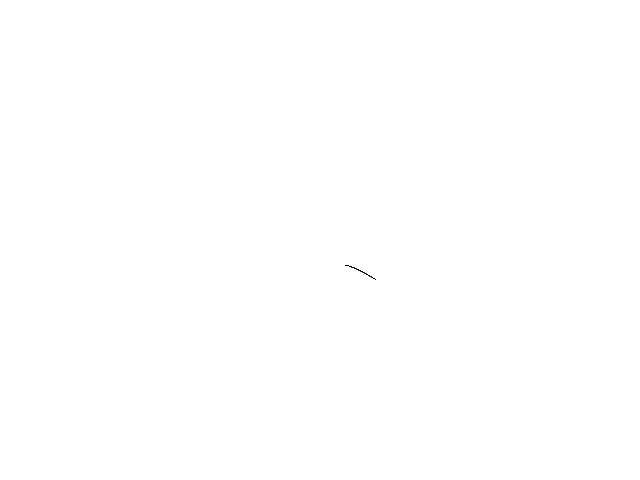
Frame 1 (no input)
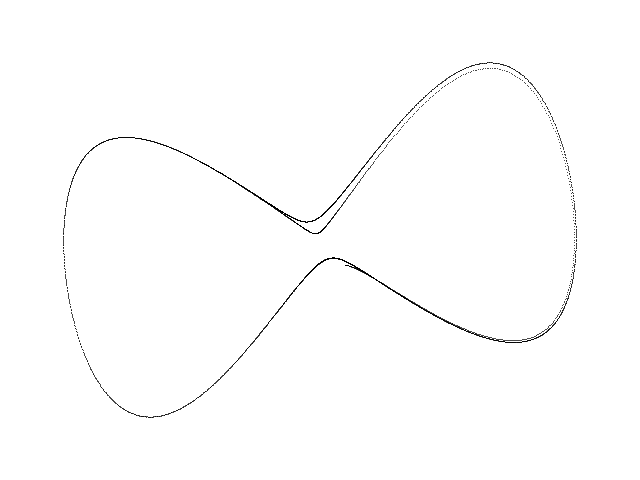
Frame 60 (the mouse pressed at the canvas centre just before this capture)
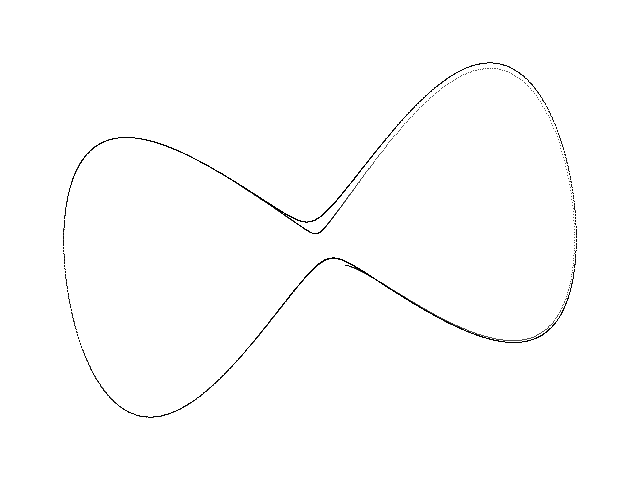
Frame 120 (the mouse held since frame 60 and released just before this capture)

The Processing sketch that drew these frames (run headless with seeded random() and noise(); from frame 60 on, the mouse is pressed at the canvas centre):

// Processing sketch: Robinson
// ── Robinson.pde
// Robinson chaotic attractor //

  float x = 0.1;
  float y = 0.1;
  float z = 0.1;
  float dt = 0.01;
  float a = 0.71;
  float b = 1.8587;
  float c = 0.7061;
  float d = 0.1;
  float v = 1.0;


void setup() {
  
  size(640, 480);
  background(255);
  
}

void draw() {
  
  for (int i=0; i<100; i++) {
    
    float nx = x;
    float ny = y;
    float nz = z;
        
    x = nx + dt * (ny);
    y = ny + dt * (nx - 2.0 * pow(nx, 3.0) - a * ny + b * pow(nx, 2.0) * ny - v * ny * nz);
    z = nz + dt * (- c * nz + d * pow(nx, 2.0)); 
  
    point(320 + (250 * x), 240 + (250 * y));
        
  }

}
